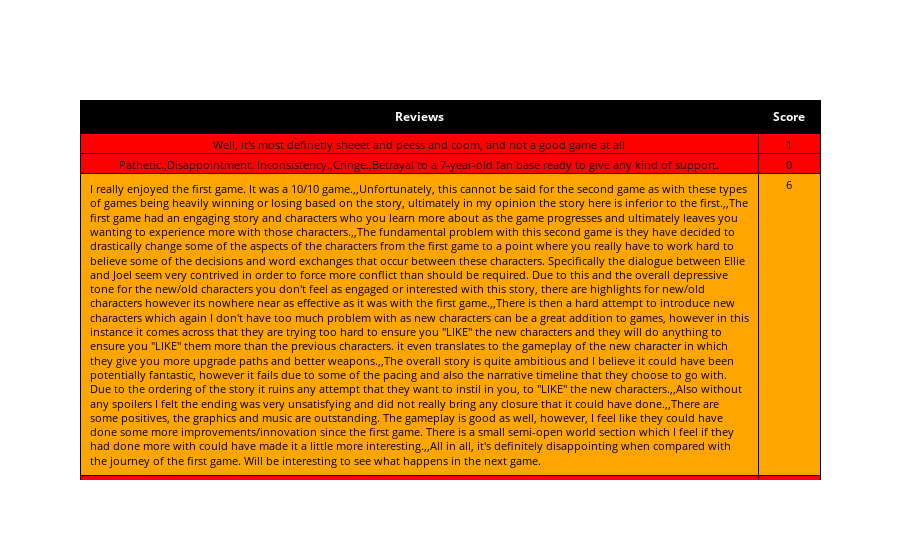

Notebook source saved alongside this figure:
### Code cell
CriarReport(dat.iloc[:100])

### Figure 1 — Plotly figure (JSON) as saved in the notebook; plotly's stock layout.template omitted (floating-point values rounded to 4 significant figures; data arrays with more than 128 entries replaced by an {"elided": "..."} marker saying what was removed)
{"data": [{"cells": {"align": "center", "fill": {"color": {"elided": "2x100 str values"}}, "font": {"color": "black", "size": 11}, "line": {"color": ["black", "black"]}, "values": {"elided": "2x100 mixed values"}}, "columnorder": [1, 2], "columnwidth": [440, 40], "header": {"align": "center", "fill": {"color": "black"}, "font": {"color": "white", "size": 12}, "line": {"color": "black"}, "values": ["<b>Reviews</b>", "<b>Score</b>"]}, "type": "table"}], "layout": {}}
